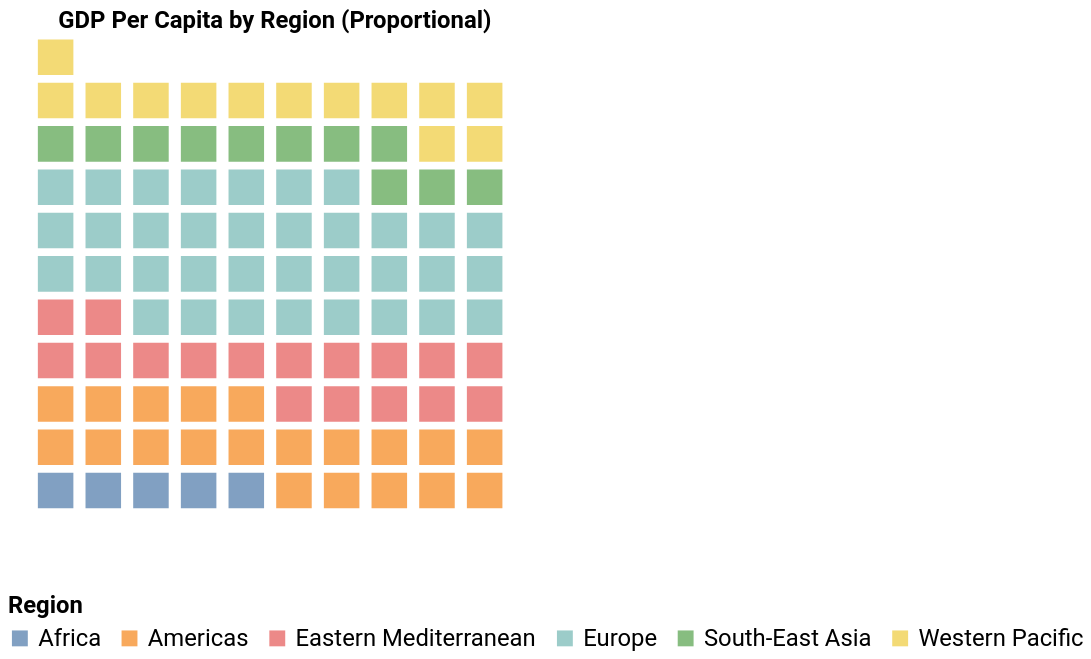

Vega-Lite specification for this chart:
### Vega-Lite specification from a JSON file in a GitHub repository (floating-point values rounded to 4 significant figures)
{"$schema": "https://vega.github.io/schema/vega-lite/v5.json", "description": "Waffle chart showing GDP per capita by region", "width": 300, "height": 300, "data": {"values": [{"Region": "Africa", "Square Count": 1, "row": 1, "column": 1}, {"Region": "Africa", "Square Count": 2, "row": 1, "column": 2}, {"Region": "Africa", "Square Count": 3, "row": 1, "column": 3}, {"Region": "Africa", "Square Count": 4, "row": 1, "column": 4}, {"Region": "Africa", "Square Count": 5, "row": 1, "column": 5}, {"Region": "Americas", "Square Count": 6, "row": 1, "column": 6}, {"Region": "Americas", "Square Count": 7, "row": 1, "column": 7}, {"Region": "Americas", "Square Count": 8, "row": 1, "column": 8}, {"Region": "Americas", "Square Count": 9, "row": 1, "column": 9}, {"Region": "Americas", "Square Count": 10, "row": 1, "column": 10}, {"Region": "Americas", "Square Count": 11, "row": 2, "column": 1}, {"Region": "Americas", "Square Count": 12, "row": 2, "column": 2}, {"Region": "Americas", "Square Count": 13, "row": 2, "column": 3}, {"Region": "Americas", "Square Count": 14, "row": 2, "column": 4}, {"Region": "Americas", "Square Count": 15, "row": 2, "column": 5}, {"Region": "Americas", "Square Count": 16, "row": 2, "column": 6}, {"Region": "Americas", "Square Count": 17, "row": 2, "column": 7}, {"Region": "Americas", "Square Count": 18, "row": 2, "column": 8}, {"Region": "Americas", "Square Count": 19, "row": 2, "column": 9}, {"Region": "Americas", "Square Count": 20, "row": 2, "column": 10}, {"Region": "Americas", "Square Count": 21, "row": 3, "column": 1}, {"Region": "Americas", "Square Count": 22, "row": 3, "column": 2}, {"Region": "Americas", "Square Count": 23, "row": 3, "column": 3}, {"Region": "Americas", "Square Count": 24, "row": 3, "column": 4}, {"Region": "Americas", "Square Count": 25, "row": 3, "column": 5}, {"Region": "Eastern Mediterranean", "Square Count": 26, "row": 3, "column": 6}, {"Region": "Eastern Mediterranean", "Square Count": 27, "row": 3, "column": 7}, {"Region": "Eastern Mediterranean", "Square Count": 28, "row": 3, "column": 8}, {"Region": "Eastern Mediterranean", "Square Count": 29, "row": 3, "column": 9}, {"Region": "Eastern Mediterranean", "Square Count": 30, "row": 3, "column": 10}, {"Region": "Eastern Mediterranean", "Square Count": 31, "row": 4, "column": 1}, {"Region": "Eastern Mediterranean", "Square Count": 32, "row": 4, "column": 2}, {"Region": "Eastern Mediterranean", "Square Count": 33, "row": 4, "column": 3}, {"Region": "Eastern Mediterranean", "Square Count": 34, "row": 4, "column": 4}, {"Region": "Eastern Mediterranean", "Square Count": 35, "row": 4, "column": 5}, {"Region": "Eastern Mediterranean", "Square Count": 36, "row": 4, "column": 6}, {"Region": "Eastern Mediterranean", "Square Count": 37, "row": 4, "column": 7}, {"Region": "Eastern Mediterranean", "Square Count": 38, "row": 4, "column": 8}, {"Region": "Eastern Mediterranean", "Square Count": 39, "row": 4, "column": 9}, {"Region": "Eastern Mediterranean", "Square Count": 40, "row": 4, "column": 10}, {"Region": "Eastern Mediterranean", "Square Count": 41, "row": 5, "column": 1}, {"Region": "Eastern Mediterranean", "Square Count": 42, "row": 5, "column": 2}, {"Region": "Europe", "Square Count": 43, "row": 5, "column": 3}, {"Region": "Europe", "Square Count": 44, "row": 5, "column": 4}, {"Region": "Europe", "Square Count": 45, "row": 5, "column": 5}, {"Region": "Europe", "Square Count": 46, "row": 5, "column": 6}, {"Region": "Europe", "Square Count": 47, "row": 5, "column": 7}, {"Region": "Europe", "Square Count": 48, "row": 5, "column": 8}, {"Region": "Europe", "Square Count": 49, "row": 5, "column": 9}, {"Region": "Europe", "Square Count": 50, "row": 5, "column": 10}, {"Region": "Europe", "Square Count": 51, "row": 6, "column": 1}, {"Region": "Europe", "Square Count": 52, "row": 6, "column": 2}, {"Region": "Europe", "Square Count": 53, "row": 6, "column": 3}, {"Region": "Europe", "Square Count": 54, "row": 6, "column": 4}, {"Region": "Europe", "Square Count": 55, "row": 6, "column": 5}, {"Region": "Europe", "Square Count": 56, "row": 6, "column": 6}, {"Region": "Europe", "Square Count": 57, "row": 6, "column": 7}, {"Region": "Europe", "Square Count": 58, "row": 6, "column": 8}, {"Region": "Europe", "Square Count": 59, "row": 6, "column": 9}, {"Region": "Europe", "Square Count": 60, "row": 6, "column": 10}, {"Region": "Europe", "Square Count": 61, "row": 7, "column": 1}, {"Region": "Europe", "Square Count": 62, "row": 7, "column": 2}, {"Region": "Europe", "Square Count": 63, "row": 7, "column": 3}, {"Region": "Europe", "Square Count": 64, "row": 7, "column": 4}, {"Region": "Europe", "Square Count": 65, "row": 7, "column": 5}, {"Region": "Europe", "Square Count": 66, "row": 7, "column": 6}, {"Region": "Europe", "Square Count": 67, "row": 7, "column": 7}, {"Region": "Europe", "Square Count": 68, "row": 7, "column": 8}, {"Region": "Europe", "Square Count": 69, "row": 7, "column": 9}, {"Region": "Europe", "Square Count": 70, "row": 7, "column": 10}, {"Region": "Europe", "Square Count": 71, "row": 8, "column": 1}, {"Region": "Europe", "Square Count": 72, "row": 8, "column": 2}, {"Region": "Europe", "Square Count": 73, "row": 8, "column": 3}, {"Region": "Europe", "Square Count": 74, "row": 8, "column": 4}, {"Region": "Europe", "Square Count": 75, "row": 8, "column": 5}, {"Region": "Europe", "Square Count": 76, "row": 8, "column": 6}, {"Region": "Europe", "Square Count": 77, "row": 8, "column": 7}, {"Region": "South-East Asia", "Square Count": 78, "row": 8, "column": 8}, {"Region": "South-East Asia", "Square Count": 79, "row": 8, "column": 9}, {"Region": "South-East Asia", "Square Count": 80, "row": 8, "column": 10}, {"Region": "South-East Asia", "Square Count": 81, "row": 9, "column": 1}, {"Region": "South-East Asia", "Square Count": 82, "row": 9, "column": 2}, {"Region": "South-East Asia", "Square Count": 83, "row": 9, "column": 3}, {"Region": "South-East Asia", "Square Count": 84, "row": 9, "column": 4}, {"Region": "South-East Asia", "Square Count": 85, "row": 9, "column": 5}, {"Region": "South-East Asia", "Square Count": 86, "row": 9, "column": 6}, {"Region": "South-East Asia", "Square Count": 87, "row": 9, "column": 7}, {"Region": "South-East Asia", "Square Count": 88, "row": 9, "column": 8}, {"Region": "Western Pacific", "Square Count": 89, "row": 9, "column": 9}, {"Region": "Western Pacific", "Square Count": 90, "row": 9, "column": 10}, {"Region": "Western Pacific", "Square Count": 91, "row": 10, "column": 1}, {"Region": "Western Pacific", "Square Count": 92, "row": 10, "column": 2}, {"Region": "Western Pacific", "Square Count": 93, "row": 10, "column": 3}, {"Region": "Western Pacific", "Square Count": 94, "row": 10, "column": 4}, {"Region": "Western Pacific", "Square Count": 95, "row": 10, "column": 5}, {"Region": "Western Pacific", "Square Count": 96, "row": 10, "column": 6}, {"Region": "Western Pacific", "Square Count": 97, "row": 10, "column": 7}, {"Region": "Western Pacific", "Square Count": 98, "row": 10, "column": 8}, {"Region": "Western Pacific", "Square Count": 99, "row": 10, "column": 9}, {"Region": "Western Pacific", "Square Count": 100, "row": 10, "column": 10}, {"Region": "Western Pacific", "Square Count": 101, "row": 11, "column": 1}]}, "layer": [{"mark": {"type": "square", "size": 500}, "encoding": {"x": {"field": "column", "type": "quantitative", "axis": null}, "y": {"field": "row", "type": "quantitative", "axis": null}, "color": {"field": "Region", "type": "nominal", "legend": {"labelFont": "Roboto", "labelFontSize": 15, "titleFont": "Roboto", "titleFontSize": 15, "title": "Region", "orient": "bottom", "offset": 38}}, "tooltip": [{"field": "Region"}]}, "title": {"text": "GDP Per Capita by Region (Proportional)", "dx": 18, "orient": "top", "font": "Roboto", "fontSize": 15}}], "config": {"style": {"cell": {"stroke": "transparent"}}}}
